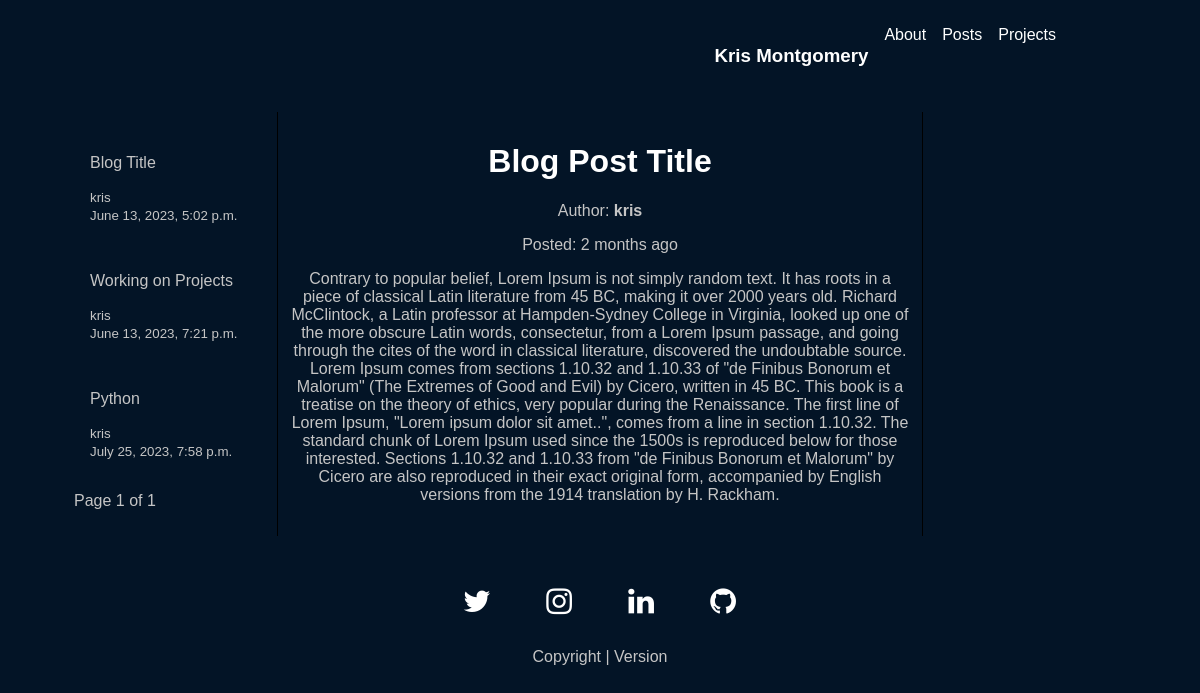
/posts/post/3/, run on the app's committed database.
### main/models.py (models this page shows, shortened)
class blogPosts(models.Model):
    author = models.ForeignKey(User, on_delete=models.SET_NULL, null=True)
    blog_title = models.CharField(max_length=200)
    blog_image = models.ImageField(upload_to='static/images', blank=True, null=True, height_field=None, width_field=None, max_length=100,)
    blog_image_info = models.TextField(null=True, blank=True)
    blog_body = models.TextField(null=True, blank=True)
    blog_created_date = models.DateTimeField(auto_now=True)
    blog_topic_one_title = models.CharField(max_length=200, default='Default')
    blog_topic_image_one = models.ImageField(upload_to='static/images', blank=True, null=True, height_field=None, width_field=None, max_length=100,)
    blog_topic_image_info = models.TextField(null=True, blank=True)
    topic_one_body = models.TextField(null=True, blank=True)
    blog_topic_two_title = models.CharField(max_length=200, default='Default')
    blog_topic_image_two = models.ImageField(upload_to='static/images', blank=True, null=True, height_field=None, width_field=None, max_length=100,)
    blog_topic_image_info_two = models.TextField(null=True, blank=True)
    topic_one_body_two = models.TextField(null=True, blank=True)
    blog_links = models.URLField(max_length=500, null=True, blank=True)
    blog_links_two = models.URLField(max_length=500, null=True, blank=True)

### main/views.py (the view)
# urls.py: path('posts/post/<str:pk>/', views.post, name='post'),
def post(request, pk):
    p = Paginator(blogPosts.objects.exclude(id=pk), 3)
    page = request.GET.get('page')
    posts = p.get_page(page)
    post = blogPosts.objects.get(id=pk)
    if request.method == 'POST':
        return redirect('post', pk=post)
    context = {
        'post': post,
        'posts': posts
    }
    return render(request, 'main/post.html', context)

### main/templates/main/post.html (shortened to what this page needs)
{% extends 'main.html' %}
{% block content %}
    <div class="post-container">
        <div class="leftside">
            {% for t in posts %}
                <div class="blog-container" onclick='location.href="/posts/post/{{t.id}}";'>
                    <p>{{t.blog_title}}</p>
                    <small>{{t.author}}</small><br>
                    <small>{{t.blog_created_date}}</small>
                </div>
                <br>
            {% endfor %}
                <p>Page {{ posts.number }} of {{ posts.paginator.num_pages }}</p>
        </div>
        <div class="main-content">
            <h1>{{post.blog_title}}</h1>
            <p>Author: <b>{{post.author}}</b></p>
            <p>Posted: {{post.blog_created_date|timesince}} ago</p>
            <p>{{post.blog_body}}</p>
        </div>
        <div class="rightside">
        </div>
    </div>
{% endblock content %}

### static/styles/main.css (style rules this page uses)
body { background-color: rgb(3, 20, 38); font-family: 'Trebuchet MS', sans-serif; margin: 0 4rem 0 4rem; }
h1, h2, h3 { color: white; }
p, small { color: #c5c5c5; }
.leftside { padding: 10px; }
.main-content { justify-items: center; padding: 10px; text-align: center; }
.rightside { padding: 10px; text-align: center; }
.blog-container { padding: 1em; color: #c5c5c5; cursor: pointer; display: inline-block; position: relative; transition: 0.5s; border-radius: 5px; text-align: left; }
.blog-container:after { content: '→'; position: absolute; opacity: 0; top: 14px; right: -20px; transition: 0.5s; }

### main/templates/main/post.html (style rules this page uses)
.post-container { display: grid; grid-template-columns: 1fr 3fr 1fr; margin-bottom: 50px; }
.leftside { border-right: 1px solid black; padding: 10px; }
.main-content { justify-items: center; padding: 10px; }
.rightside { border-left: 1px solid black; padding: 10px; }

### data on the page
blogPosts: blog_title "Blog Title", author "kris", blog_created_date "June 13, 2023, 5:02 p.m."
blogPosts: blog_title "Working on Projects", author "kris", blog_created_date "June 13, 2023, 7:21 p.m."
blogPosts: blog_title "Python", author "kris", blog_created_date "July 25, 2023, 7:58 p.m."
blogPosts: blog_title "Blog Post Title", author "kris", blog_created_date "2 months", blog_body "Contrary to popular belief, Lorem Ipsum is not simply random text. It has roots in a piece of classical Latin literature from 45 BC, making it over 2000 years old. Richard McClintock, a Latin professor at Hampden-Sydney College in Virginia, looked up one of the more obscure Latin words, consectetur, from a Lorem Ipsum passage, and going through the cites of the word in classical literature, discovered the undoubtable source. Lorem Ipsum comes from sections 1.10.32 and 1.10.33 of \"de Finibus Bonorum et Malorum\" (The Extremes of Good and Evil) by Cicero, written in 45 BC. This book is a treatise on the theory of ethics, very popular during the Renaissance. The first line of Lorem Ipsum,…"

### other printed values
{{ posts.number }} "1"
{{ posts.paginator.num_pages }} "1"
